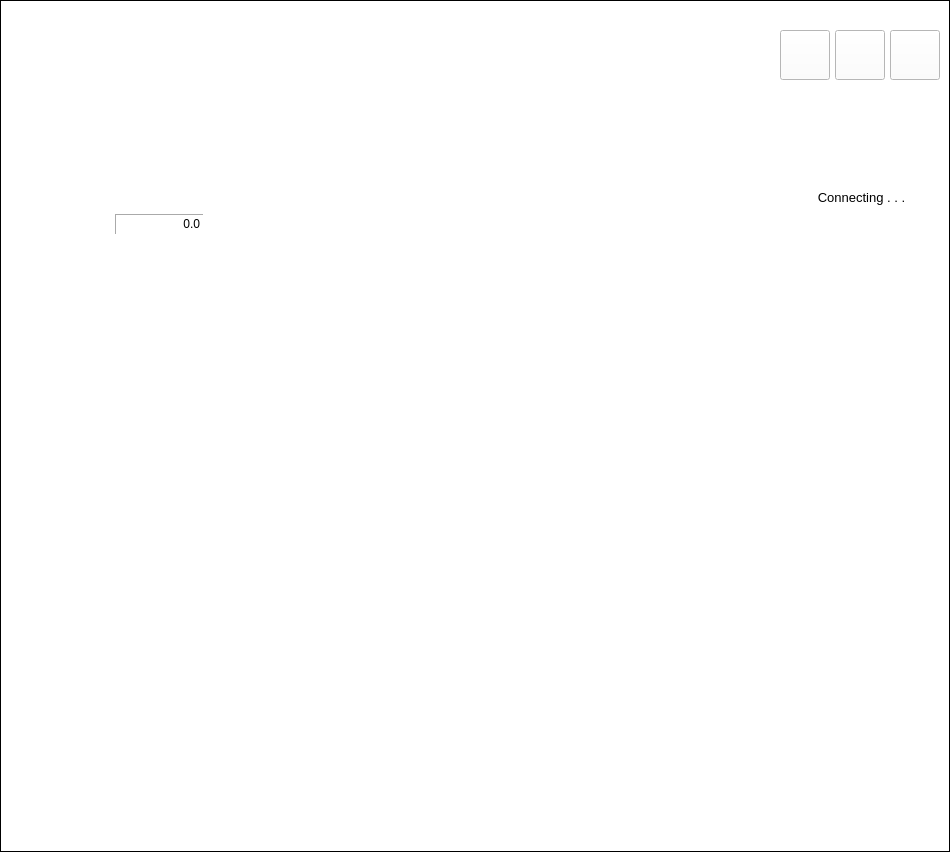
   <widget class="QFrame" name="frmHeLine">
    <property name="enabled">
     <bool>true</bool>
    </property>
    <property name="geometry">
     <rect>
      <x>330</x>
      <y>100</y>
      <width>950</width>
      <height>852</height>
     </rect>
    </property>
    <property name="sizePolicy">
     <sizepolicy hsizetype="Fixed" vsizetype="Fixed">
      <horstretch>0</horstretch>
      <verstretch>0</verstretch>
     </sizepolicy>
    </property>
    <property name="minimumSize">
     <size>
      <width>949</width>
      <height>852</height>
     </size>
    </property>
    <property name="maximumSize">
     <size>
      <width>950</width>
      <height>852</height>
     </size>
    </property>
    <property name="toolTip">
     <string notr="true"/>
    </property>
    <property name="styleSheet">
     <string notr="true">background-color: rgba(255, 255, 255,);
image: &quot;&quot;;</string>
    </property>
    <property name="frameShape">
     <enum>QFrame::Shape::Box</enum>
    </property>
    <property name="frameShadow">
     <enum>QFrame::Shadow::Plain</enum>
    </property>
    <property name="lineWidth">
     <number>1</number>
    </property>
    <property name="midLineWidth">
     <number>1</number>
    </property>
    <widget class="QFrame" name="imgLaser">
     <property name="enabled">
      <bool>false</bool>
     </property>
     <property name="geometry">
      <rect>
       <x>23</x>
       <y>356</y>
       <width>80</width>
       <height>80</height>
      </rect>
     </property>
     <property name="styleSheet">
      <string notr="true">image: url(:/main/laser.svg);</string>
     </property>
     <property name="frameShape">
      <enum>QFrame::Shape::NoFrame</enum>
     </property>
     <property name="frameShadow">
      <enum>QFrame::Shadow::Plain</enum>
     </property>
    </widget>
    <widget class="QWidget" name="wValve1" native="true">
     <property name="geometry">
      <rect>
       <x>210</x>
       <y>367</y>
       <width>65</width>
       <height>40</height>
      </rect>
     </property>
     <property name="styleSheet">
      <string notr="true">image: url(:/valves/valve green horizontal.svg);</string>
     </property>
    </widget>
    <widget class="QPushButton" name="tbValve1">
     <property name="geometry">
      <rect>
       <x>225</x>
       <y>366</y>
       <width>40</width>
       <height>45</height>
      </rect>
     </property>
     <property name="styleSheet">
      <string notr="true">background-color: rgba(255, 255, 255, 0);</string>
     </property>
     <property name="text">
      <string/>
     </property>
     <property name="flat">
      <bool>true</bool>
     </property>
    </widget>
    <widget class="QWidget" name="wValve2" native="true">
     <property name="geometry">
      <rect>
       <x>320</x>
       <y>131</y>
       <width>40</width>
       <height>65</height>
      </rect>
     </property>
     <property name="styleSheet">
      <string notr="true">image: url(:/valves/valve green vertical.svg);</string>
     </property>
    </widget>
    <widget class="QPushButton" name="tbValve2">
     <property name="geometry">
      <rect>
       <x>322</x>
       <y>142</y>
       <width>45</width>
       <height>40</height>
      </rect>
     </property>
     <property name="styleSheet">
      <string notr="true">background-color: rgba(255, 255, 255, 0);</string>
     </property>
     <property name="text">
      <string/>
     </property>
     <property name="flat">
      <bool>true</bool>
     </property>
    </widget>
    <widget class="QWidget" name="wValve6" native="true">
     <property name="geometry">
      <rect>
       <x>543</x>
       <y>131</y>
       <width>40</width>
       <height>65</height>
      </rect>
     </property>
     <property name="styleSheet">
      <string notr="true">image: url(:/valves/valve green vertical.svg);</string>
     </property>
    </widget>
    <widget class="QWidget" name="wValve7" native="true">
     <property name="geometry">
      <rect>
       <x>543</x>
       <y>217</y>
       <width>40</width>
       <height>65</height>
      </rect>
     </property>
     <property name="styleSheet">
      <string notr="true">image: url(:/valves/valve green vertical.svg);</string>
     </property>
    </widget>
    <widget class="QWidget" name="wValve3" native="true">
     <property name="geometry">
      <rect>
       <x>320</x>
       <y>217</y>
       <width>40</width>
       <height>65</height>
      </rect>
     </property>
     <property name="styleSheet">
      <string notr="true">image: url(:/valves/valve green vertical.svg);</string>
     </property>
    </widget>
    <widget class="QWidget" name="wValve4" native="true">
     <property name="geometry">
      <rect>
       <x>406</x>
       <y>131</y>
       <width>40</width>
       <height>65</height>
      </rect>
     </property>
     <property name="styleSheet">
      <string notr="true">image: url(:/valves/valve green vertical.svg);</string>
     </property>
    </widget>
    <widget class="QWidget" name="wValve12" native="true">
     <property name="geometry">
      <rect>
       <x>546</x>
       <y>542</y>
       <width>40</width>
       <height>65</height>
      </rect>
     </property>
     <property name="styleSheet">
      <string notr="true">image: url(:/valves/valve green vertical.svg);</string>
     </property>
    </widget>
    <widget class="QWidget" name="wValve13" native="true">
     <property name="geometry">
      <rect>
       <x>719</x>
       <y>373</y>
       <width>40</width>
       <height>65</height>
      </rect>
     </property>
     <property name="styleSheet">
      <string notr="true">image: url(:/valves/valve green vertical.svg);</string>
     </property>
    </widget>
    <widget class="QWidget" name="wValve14" native="true">
     <property name="geometry">
      <rect>
       <x>719</x>
       <y>542</y>
       <width>40</width>
       <height>65</height>
      </rect>
     </property>
     <property name="styleSheet">
      <string notr="true">image: url(:/valves/valve green vertical.svg);</string>
     </property>
    </widget>
    <widget class="QWidget" name="wValve10" native="true">
     <property name="geometry">
      <rect>
       <x>470</x>
       <y>546</y>
       <width>40</width>
       <height>65</height>
      </rect>
     </property>
     <property name="styleSheet">
      <string notr="true">image: url(:/valves/valve green vertical.svg);</string>
     </property>
    </widget>
    <widget class="QWidget" name="wValve5" native="true">
     <property name="geometry">
      <rect>
       <x>407</x>
       <y>217</y>
       <width>40</width>
       <height>65</height>
      </rect>
     </property>
     <property name="styleSheet">
      <string notr="true">image: url(:/valves/valve green vertical.svg);</string>
     </property>
    </widget>
    <widget class="QWidget" name="wValve11" native="true">
     <property name="geometry">
      <rect>
       <x>546</x>
       <y>373</y>
       <width>40</width>
       <height>65</height>
      </rect>
     </property>
     <property name="styleSheet">
      <string notr="true">image: url(:/valves/valve green vertical.svg);</string>
     </property>
    </widget>
    <widget class="QPushButton" name="tbValve6">
     <property name="geometry">
      <rect>
       <x>540</x>
       <y>144</y>
       <width>45</width>
       <height>40</height>
      </rect>
     </property>
     <property name="styleSheet">
      <string notr="true">background-color: rgba(255, 255, 255, 0);</string>
     </property>
     <property name="text">
      <string/>
     </property>
     <property name="flat">
      <bool>true</bool>
     </property>
    </widget>
    <widget class="QPushButton" name="tbValve7">
     <property name="geometry">
      <rect>
       <x>540</x>
       <y>230</y>
       <width>45</width>
       <height>40</height>
      </rect>
     </property>
     <property name="styleSheet">
      <string notr="true">background-color: rgba(255, 255, 255, 0);</string>
     </property>
     <property name="text">
      <string/>
     </property>
     <property name="flat">
      <bool>true</bool>
     </property>
    </widget>
    <widget class="QPushButton" name="tbValve10">
     <property name="geometry">
      <rect>
       <x>469</x>
       <y>555</y>
       <width>45</width>
       <height>40</height>
      </rect>
     </property>
     <property name="styleSheet">
      <string notr="true">background-color: rgba(255, 255, 255, 0);</string>
     </property>
     <property name="text">
      <string/>
     </property>
     <property name="flat">
      <bool>true</bool>
     </property>
    </widget>
    <widget class="QPushButton" name="tbValve3">
     <property name="geometry">
      <rect>
       <x>324</x>
       <y>230</y>
       <width>45</width>
       <height>40</height>
      </rect>
     </property>
     <property name="styleSheet">
      <string notr="true">background-color: rgba(255, 255, 255, 0);</string>
     </property>
     <property name="text">
      <string/>
     </property>
     <property name="flat">
      <bool>true</bool>
     </property>
    </widget>
    <widget class="QPushButton" name="tbValve4">
     <property name="geometry">
      <rect>
       <x>407</x>
       <y>144</y>
       <width>45</width>
       <height>40</height>
      </rect>
     </property>
     <property name="styleSheet">
      <string notr="true">background-color: rgba(255, 255, 255, 0);</string>
     </property>
     <property name="text">
      <string/>
     </property>
     <property name="flat">
      <bool>true</bool>
     </property>
    </widget>
    <widget class="QPushButton" name="tbValve12">
     <property name="geometry">
      <rect>
       <x>546</x>
       <y>555</y>
       <width>45</width>
       <height>40</height>
      </rect>
     </property>
     <property name="styleSheet">
      <string notr="true">background-color: rgba(255, 255, 255, 0);</string>
     </property>
     <property name="text">
      <string/>
     </property>
     <property name="flat">
      <bool>true</bool>
     </property>
    </widget>
    <widget class="QPushButton" name="tbValve13">
     <property name="geometry">
      <rect>
       <x>718</x>
       <y>385</y>
       <width>45</width>
       <height>40</height>
      </rect>
     </property>
     <property name="styleSheet">
      <string notr="true">background-color: rgba(255, 255, 255, 0);</string>
     </property>
     <property name="text">
      <string/>
     </property>
     <property name="flat">
      <bool>true</bool>
     </property>
    </widget>
    <widget class="QPushButton" name="tbValve5">
     <property name="geometry">
      <rect>
       <x>410</x>
       <y>230</y>
       <width>45</width>
       <height>40</height>
      </rect>
     </property>
     <property name="styleSheet">
      <string notr="true">background-color: rgba(255, 255, 255, 0);</string>
     </property>
     <property name="text">
      <string/>
     </property>
     <property name="flat">
      <bool>true</bool>
     </property>
    </widget>
    <widget class="QPushButton" name="tbValve11">
     <property name="geometry">
      <rect>
       <x>545</x>
       <y>386</y>
       <width>45</width>
       <height>40</height>
      </rect>
     </property>
     <property name="styleSheet">
      <string notr="true">background-color: rgba(255, 255, 255, 0);</string>
     </property>
     <property name="text">
      <string/>
     </property>
     <property name="flat">
      <bool>true</bool>
     </property>
    </widget>
    <widget class="QPushButton" name="tbValve14">
     <property name="geometry">
      <rect>
       <x>716</x>
       <y>555</y>
       <width>45</width>
       <height>40</height>
      </rect>
     </property>
     <property name="styleSheet">
      <string notr="true">background-color: rgba(255, 255, 255, 0);</string>
     </property>
     <property name="text">
      <string/>
     </property>
     <property name="flat">
      <bool>true</bool>
     </property>
    </widget>
    <widget class="QLabel" name="lblMS">
     <property name="geometry">
      <rect>
       <x>787</x>
       <y>190</y>
       <width>149</width>
       <height>29</height>
      </rect>
     </property>
     <property name="font">
      <font>
       <family>Segoe UI</family>
       <pointsize>10</pointsize>
       <italic>false</italic>
       <bold>false</bold>
      </font>
     </property>
     <property name="text">
      <string>Connecting . . .</string>
     </property>
     <property name="alignment">
      <set>Qt::AlignmentFlag::AlignHCenter|Qt::AlignmentFlag::AlignTop</set>
     </property>
    </widget>
    <widget class="QFrame" name="imgQMS">
     <property name="geometry">
      <rect>
       <x>816</x>
       <y>209</y>
       <width>73</width>
       <height>67</height>
      </rect>
     </property>
     <property name="styleSheet">
      <string notr="true">image: url(:/main/qms.svg);
background-color: rgba(255, 255, 255, 0);</string>
     </property>
     <property name="frameShape">
      <enum>QFrame::Shape::NoFrame</enum>
     </property>
     <property name="frameShadow">
      <enum>QFrame::Shadow::Raised</enum>
     </property>
    </widget>
    <widget class="QToolButton" name="btnHidenMID">
     <property name="geometry">
      <rect>
       <x>780</x>
       <y>30</y>
       <width>50</width>
       <height>50</height>
      </rect>
     </property>
     <property name="toolTip">
      <string>Run a MID Scan</string>
     </property>
     <property name="styleSheet">
      <string notr="true"/>
     </property>
     <property name="text">
      <string/>
     </property>
     <property name="icon">
      <iconset resource="main.qrc">
       <normaloff>:/main/hiden-mid.svg</normaloff>
       <disabledoff>:/main/hiden-disabled.svg</disabledoff>
       <disabledon>:/main/hiden-disabled.svg</disabledon>:/main/hiden-mid.svg</iconset>
     </property>
     <property name="iconSize">
      <size>
       <width>46</width>
       <height>46</height>
      </size>
     </property>
     <property name="autoRaise">
      <bool>false</bool>
     </property>
    </widget>
    <widget class="QToolButton" name="btnHidenProfile">
     <property name="geometry">
      <rect>
       <x>835</x>
       <y>30</y>
       <width>50</width>
       <height>50</height>
      </rect>
     </property>
     <property name="toolTip">
      <string>Run a Profile Scan</string>
     </property>
     <property name="text">
      <string/>
     </property>
     <property name="icon">
      <iconset resource="main.qrc">
       <normaloff>:/main/hiden-profile.svg</normaloff>
       <disabledoff>:/main/hiden-disabled.svg</disabledoff>
       <disabledon>:/main/hiden-disabled.svg</disabledon>:/main/hiden-profile.svg</iconset>
     </property>
     <property name="iconSize">
      <size>
       <width>46</width>
       <height>46</height>
      </size>
     </property>
    </widget>
    <widget class="QToolButton" name="btnHidenStop">
     <property name="geometry">
      <rect>
       <x>890</x>
       <y>30</y>
       <width>50</width>
       <height>50</height>
      </rect>
     </property>
     <property name="toolTip">
      <string>Stop Scanning</string>
     </property>
     <property name="text">
      <string/>
     </property>
     <property name="icon">
      <iconset resource="main.qrc">
       <normaloff>:/main/hiden-stop.svg</normaloff>
       <disabledoff>:/main/hiden-disabled.svg</disabledoff>
       <disabledon>:/main/hiden-disabled.svg</disabledon>:/main/hiden-stop.svg</iconset>
     </property>
     <property name="iconSize">
      <size>
       <width>46</width>
       <height>46</height>
      </size>
     </property>
    </widget>
    <widget class="QLabel" name="lblLaserPower">
     <property name="geometry">
      <rect>
       <x>115</x>
       <y>214</y>
       <width>89</width>
       <height>21</height>
      </rect>
     </property>
     <property name="styleSheet">
      <string notr="true">font: 12pt &quot;Segoe UI&quot;;
background-color: rgb(255, 255, 255);
border-color: rgb(76, 76, 76);</string>
     </property>
     <property name="frameShape">
      <enum>QFrame::Shape::Panel</enum>
     </property>
     <property name="frameShadow">
      <enum>QFrame::Shadow::Sunken</enum>
     </property>
     <property name="lineWidth">
      <number>1</number>
     </property>
     <property name="text">
      <string>0.0</string>
     </property>
     <property name="alignment">
      <set>Qt::AlignmentFlag::AlignRight|Qt::AlignmentFlag::AlignTrailing|Qt::AlignmentFlag::AlignVCenter</set>
     </property>
     <property name="textInteractionFlags">
      <set>Qt::TextInteractionFlag::TextSelectableByMouse</set>
     </property>
    </widget>
    <widget class="QPushButton" name="tbValve8">
     <property name="geometry">
      <rect>
       <x>630</x>
       <y>143</y>
       <width>45</width>
       <height>40</height>
      </rect>
     </property>
     <property name="styleSheet">
      <string notr="true">background-color: rgba(255, 255, 255, 0);</string>
     </property>
     <property name="text">
      <string/>
     </property>
     <property name="flat">
      <bool>true</bool>
     </property>
    </widget>
    <widget class="QPushButton" name="tbValve9">
     <property name="geometry">
      <rect>
       <x>630</x>
       <y>229</y>
       <width>45</width>
       <height>40</height>
      </rect>
     </property>
     <property name="styleSheet">
      <string notr="true">background-color: rgba(255, 255, 255, 0);</string>
     </property>
     <property name="text">
      <string/>
     </property>
     <property name="flat">
      <bool>true</bool>
     </property>
    </widget>
    <widget class="QWidget" name="wValve8" native="true">
     <property name="geometry">
      <rect>
       <x>633</x>
       <y>131</y>
       <width>40</width>
       <height>65</height>
      </rect>
     </property>
     <property name="styleSheet">
      <string notr="true">image: url(:/valves/valve green vertical.svg);</string>
     </property>
    </widget>
    <widget class="QWidget" name="wValve9" native="true">
     <property name="geometry">
      <rect>
       <x>632</x>
       <y>217</y>
       <width>40</width>
       <height>65</height>
      </rect>
     </property>
     <property name="styleSheet">
      <string notr="true">image: url(:/valves/valve green vertical.svg);</string>
     </property>
    </widget>
    <zorder>imgLaser</zorder>
    <zorder>wValve1</zorder>
    <zorder>tbValve1</zorder>
    <zorder>wValve2</zorder>
    <zorder>tbValve2</zorder>
    <zorder>wValve6</zorder>
    <zorder>wValve7</zorder>
    <zorder>wValve3</zorder>
    <zorder>wValve4</zorder>
    <zorder>wValve12</zorder>
    <zorder>wValve13</zorder>
    <zorder>wValve14</zorder>
    <zorder>wValve10</zorder>
    <zorder>wValve5</zorder>
    <zorder>wValve11</zorder>
    <zorder>tbValve6</zorder>
    <zorder>tbValve7</zorder>
    <zorder>tbValve10</zorder>
    <zorder>tbValve3</zorder>
    <zorder>tbValve4</zorder>
    <zorder>tbValve12</zorder>
    <zorder>tbValve13</zorder>
    <zorder>tbValve5</zorder>
    <zorder>tbValve11</zorder>
    <zorder>tbValve14</zorder>
    <zorder>lblMS</zorder>
    <zorder>imgQMS</zorder>
    <zorder>btnHidenMID</zorder>
    <zorder>btnHidenProfile</zorder>
    <zorder>btnHidenStop</zorder>
    <zorder>lblLaserPower</zorder>
    <zorder>wValve8</zorder>
    <zorder>wValve9</zorder>
    <zorder>tbValve8</zorder>
    <zorder>tbValve9</zorder>
   </widget>
